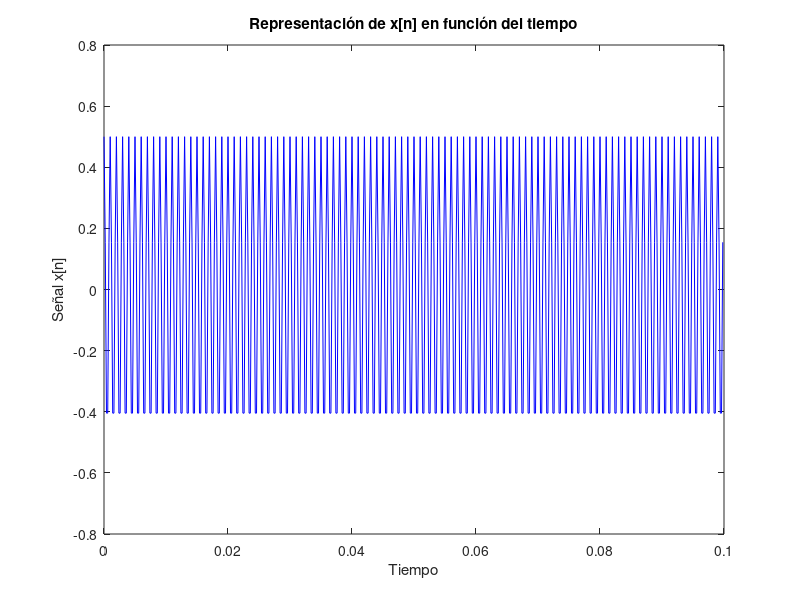

Write MATLAB code to recreate this figure.

fs=5000;
t=0:1/fs:5;
x=0.5*cos(2*pi*1000*t);
figure();
plot(t(1:500),x(1:500),'b'); xlabel('Tiempo'); ylabel('Señal x[n]'); title('Representación de x[n] en función del tiempo');
